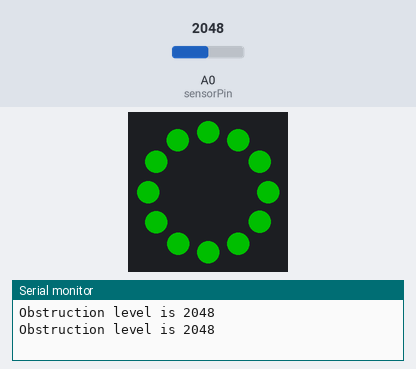
Bench run of a sketch on a simulated Particle Photon. On the bench: 12 RGB LEDs in a ring, first at the top, clockwise, the last lines printed to the serial monitor. Inputs (shaded band) come from the test bench; at power-on: A0 (sensorPin) = 2048. Dim RGB values are drawn brighter than linear.

Above: at 1.8 s.
1.9 s: A0 (sensorPin) set to 319
4.2 s: A0 (sensorPin) set to 280
At 7.1 s:
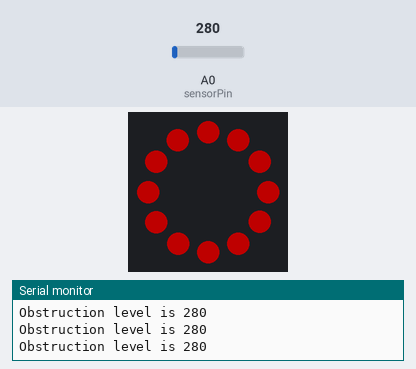
7.5 s: A0 (sensorPin) set to 491
At 9.5 s:
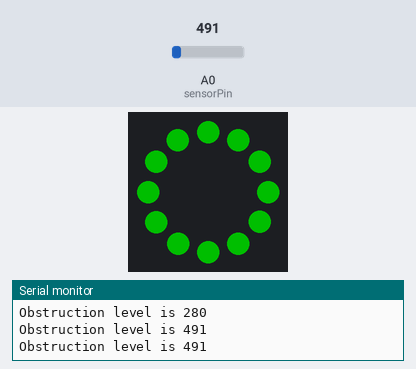
10.5 s: A0 (sensorPin) set to 260
At 13.0 s:
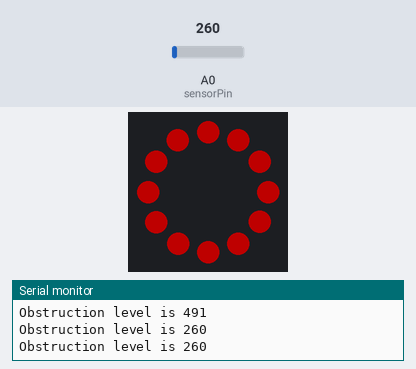
Timing chart, 0 to 14.5 s (numbered marks = the images above; inputs shaded):
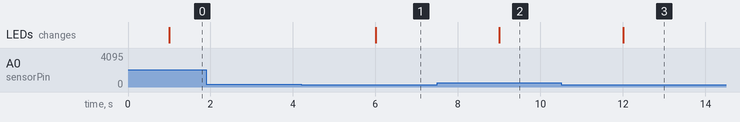

The sketch:

612-test.ino
```cpp
/*
 * Project myProject
 * Author: Your Name
 * Date:
 * For comprehensive documentation and examples, please visit:
 * https://docs.particle.io/firmware/best-practices/firmware-template/
 */

// Include Particle Device OS APIs
#include "Particle.h"
#include "../lib/neopixel/src/neopixel.h"

#define PIXEL_COUNT 12
#define PIXEL_PIN D0
#define PIXEL_TYPE WS2812

// int LED = D0;
int sensorPin = A0;

Adafruit_NeoPixel ring(PIXEL_COUNT, PIXEL_PIN, PIXEL_TYPE);

void setup(){
  // pinMode(LED,OUTPUT);
  pinMode(sensorPin, INPUT);
  ring.begin();
  for (int i=1; i < ring.numPixels(); i++){
    ring.setPixelColor(i, 0, 255, 0);
    ring.setBrightness(80);
  }
  ring.show();

  Serial.begin(9600);
  Particle.function("colorName",setNPColor);
}

void loop() {
  int reading = analogRead(sensorPin);

  Serial.print("Obstruction level is ");
  Serial.println(reading);
  delay(1000);

  if (reading < 300) {
   setNPColor("red");
  } else {
    setNPColor("green");
  }
}


int setNPColor(String colorName) {
//The setPixelColor function expects a uint8_t...it's just a number that is between 0-255 (2^8)
  uint8_t red=0;
  uint8_t green=0;
  uint8_t blue=0;
  if(colorName == "red") {
    red=255;
    green=0;
    blue=0;
  } else if (colorName == "green") {
    red=0;
    green=255;
    blue=0;
  // } else {
  //   red=0;
  //   green=0;
  //   blue=0;
  }
  for(int i=0; i < ring.numPixels(); i++) { //loop through every LED in the neopixel
    ring.setPixelColor(i, red, green, blue); //set the color of the LED in position i
    ring.setBrightness(80); //adjust the brightness between 1-255. 0=off, 1=lowest, 255=highest
  }
  ring.show(); //send the colors to the NeoPixel hardware
  return 0;
}
```

Measured:
- the behaviour switches between 300 and 299 on A0 (sensorPin) (found by bisection; images 0 and 1)
- after the input at 4.2 s, the LEDs: change after 1.8 s (image 1)
- after the input at 7.5 s, the LEDs: change after 1.5 s (image 2)
- after the input at 10.5 s, the LEDs: change after 1.5 s (image 3)
